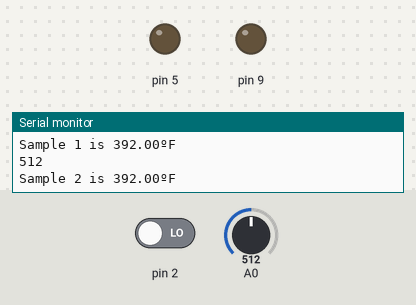
Recording of a sketch running on a simulated Arduino Uno, built with avr-gcc and run on an emulated ATmega328P. Parts: output pins drawn as LEDs (lit = HIGH), the last lines printed to the serial monitor. Inputs (shaded band) come from the test bench; at power-on: pin 2 LOW, A0 = 512.

Above: at 1.2 s.
1.3 s: pin 2 driven HIGH
At 2.3 s:
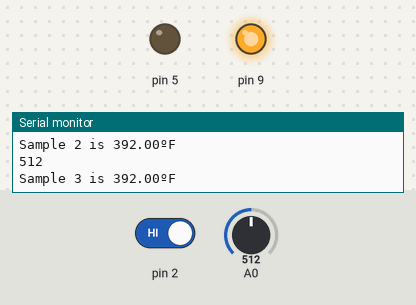
3.5 s: pin 2 driven LOW
At 19.7 s:
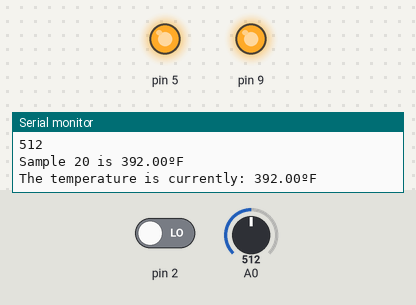
Timing chart, 0 to 20.5 s (numbered marks = the images above; inputs shaded):
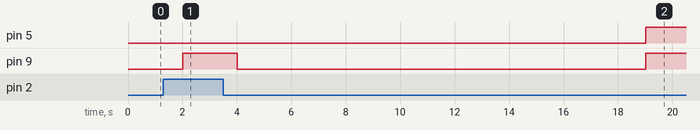

The sketch:

Temperature_Fan.ino
```cpp
int ButtonPressed = 0;
// Minimum temp to activate the fan
int BaselineTemp = 72;
// The number of temp samples (1/sec) to average
int SampleRate = 20;
int currentSample = 0;
// Sensor readings
int SensorVal = 0;
float Voltage = 0;
// Temperature of all kinds!
float Temperature = 0;
float avgTemp = 0;
float Celsius = 0;
float Farenheit = 0;

void setup()
{
  // Set pins
  pinMode(A0, INPUT);
  Serial.begin(9600);

  pinMode(2, INPUT);
  pinMode(9, OUTPUT);
  pinMode(5, OUTPUT);
}

void loop()
{
  // Count samples
  currentSample++;
  // Measure the temp 5 times over 5 seconds
  SensorVal = analogRead(A0);
  // Convert pin input to Voltage
  Voltage = (SensorVal/1024.0) * 5.0;
  Serial.println(analogRead(A0));
  // Convert Voltage to ºC
  Celsius =  (Voltage - 0.5) * 100;
  // Convert ºC to ºF
  Farenheit = ((Celsius * 9) / 5 + 32);

  // Display
  Serial.print("Sample ");
  Serial.print(currentSample);
  Serial.print(" is ");
  Serial.print(Farenheit);
  Serial.println("ºF");

  // Add this sample to the average
  avgTemp += Farenheit;
  if (currentSample == SampleRate){
    // Average the temperatures
    avgTemp = avgTemp/SampleRate;
    Temperature = avgTemp;
    // Print Temp
    Serial.print("The temperature is currently: ");
    Serial.print(Temperature);
    Serial.println("ºF");
    // Reset to start again fresh
    avgTemp = 0;
    currentSample = 0;
  }

  // Check if button is pressed
  ButtonPressed = digitalRead(2);
  if (ButtonPressed == HIGH) {
    // Yes? Fan On.
    digitalWrite(9, HIGH);
  } else {
    // No? No fan... unless?
    digitalWrite(9, LOW);
    // If the button is off, check the temperature
    if (Temperature > BaselineTemp) {
      // If temp is > baseline, turn on fan and blue LED
      digitalWrite(9, HIGH);
      digitalWrite(5, HIGH);
    } else {
      // If temp is < baseline, turn off fan and LED
      digitalWrite(9, LOW);
      digitalWrite(5, LOW);
    }
  }
  delay(1000); // 1 Second delay for sampling
}
```

Measured:
- after the input at 1.3 s, pin 9: LOW → HIGH after 0.70 s
- after the input at 3.5 s, pin 5: LOW → HIGH after 15.5 s; pin 9: HIGH → LOW after 0.51 s, → HIGH 15.0 s later
